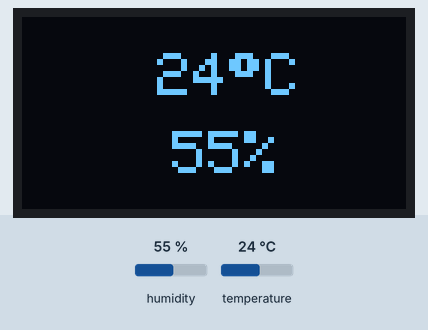
Simulated run of this sketch. Board: ESP32. Shown: 128×64 one-colour display. The inputs (shaded band) are chosen by the test bench; at power-on: humidity 55 %, temperature 24 °C.

Above: at 2.9 s.
3.0 s: humidity set to 22 %
At 5.2 s:
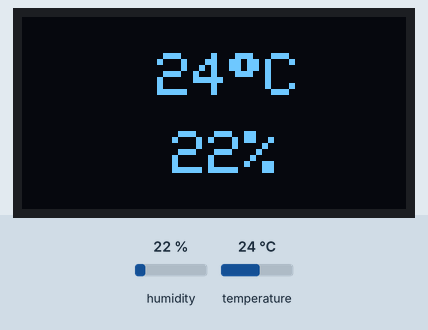
5.8 s: temperature set to 12 °C
At 7.1 s:
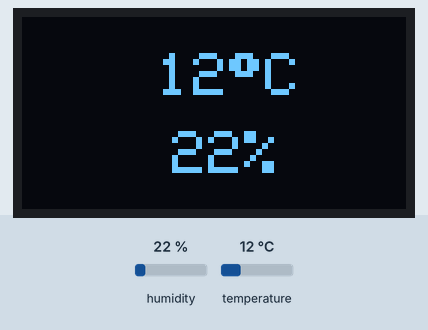
8.6 s: humidity set to 40 %
At 10.8 s:
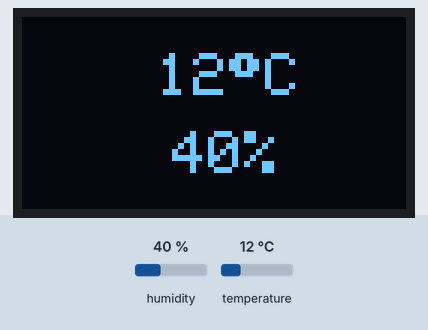
11.9 s: temperature set to 19 °C
At 13.8 s:
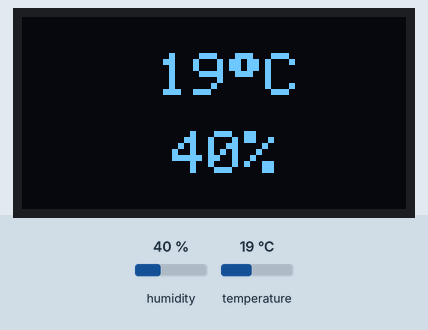
Timing chart, 0 to 15.3 s (numbered marks = the images above; inputs shaded):
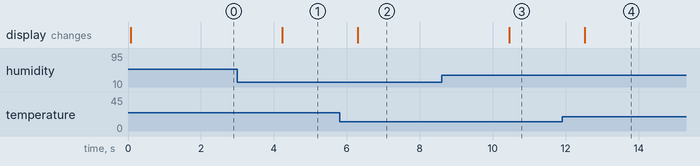

The sketch:

esp32-devkit-arduino-dht11-oled-128x64.ino
```cpp
// Author: Erwin Ouyang, aiotedge.tech
// Date  : 8 Mar 2020

#include <Wire.h>
#include <DHT.h>
#include <Adafruit_SSD1306.h>
#include <Adafruit_GFX.h>

// DHT11 pins
#define DHTPIN  22
#define DHTTYPE DHT11

// I2C pins
#define I2C_SDA 33
#define I2C_SCL 32
// *** Check library setting ***
#if (SSD1306_LCDHEIGHT != 64)    // 128 x 64 pixel display
#error("Height incorrect, please fix Adafruit_SSD1306.h!");
#endif
// OLED I2C address
#define OLED_ADDR 0x3C

// Setup DHT pin and type
DHT dht(DHTPIN, DHTTYPE);
// OLED object declaration
Adafruit_SSD1306 oled;

void setup()
{
  // Initialize DHT11
  dht.begin();

  // Initialize I2C pins
  Wire.begin(I2C_SDA, I2C_SCL, 400000);

  // *** Initialize and clear display ***
  oled.begin(SSD1306_SWITCHCAPVCC, OLED_ADDR);
  // Clear OLED buffer
  oled.clearDisplay();
}

void loop()
{
  // *** Read temperature and humidity ***
  float celcius = dht.readTemperature();
  float humidity = dht.readHumidity();

  // *** Display temperature and humidity on OLED ***
  oled.clearDisplay();
  oled.setTextSize(2);
  oled.setTextColor(WHITE);
  oled.setCursor(45, 12);
  oled.printf("%.0f%cC", celcius, (char)247);
  oled.setCursor(50, 38);
  oled.printf("%.0f%%", humidity);
  oled.display();

  delay(1000);
}
```

Measured:
- after the input at 3.0 s, the display: changes after 1.2 s (image 1)
- after the input at 5.8 s, the display: changes after 0.50 s (image 2)
- after the input at 8.6 s, the display: changes after 1.9 s (image 3)
- after the input at 11.9 s, the display: changes after 0.63 s (image 4)
